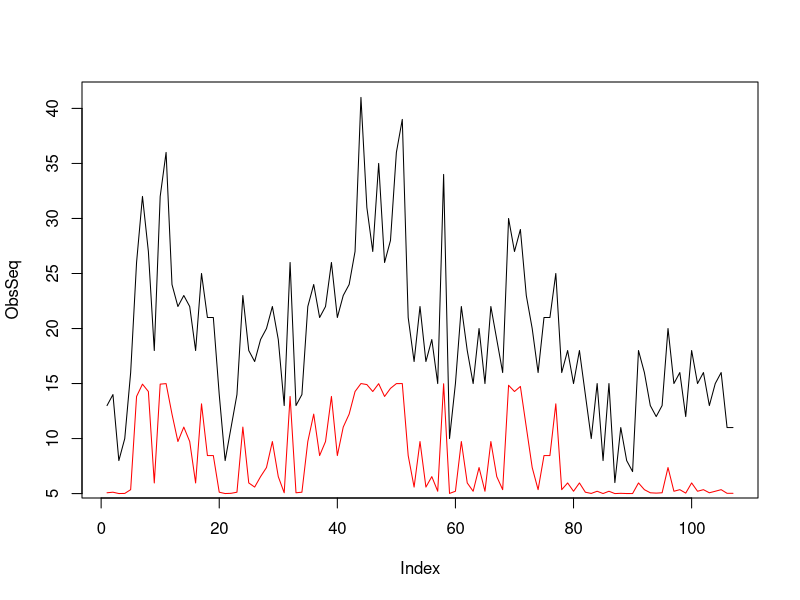
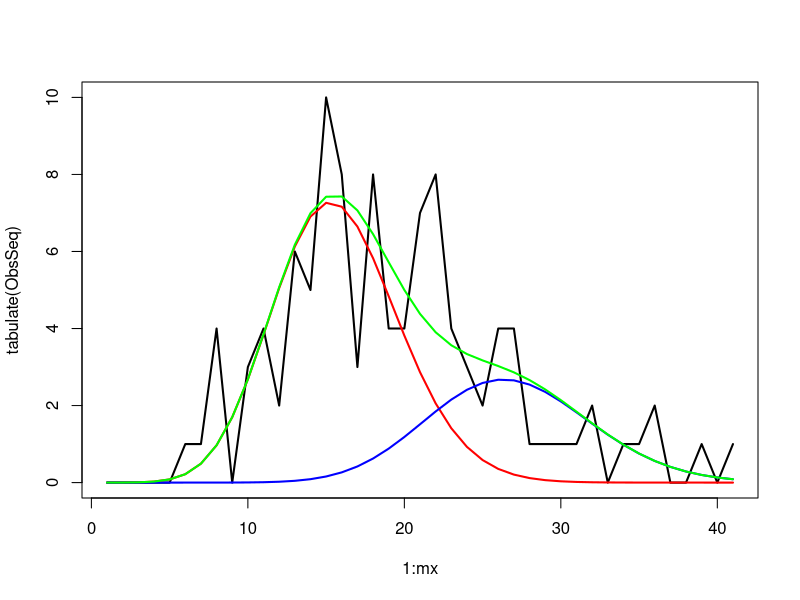
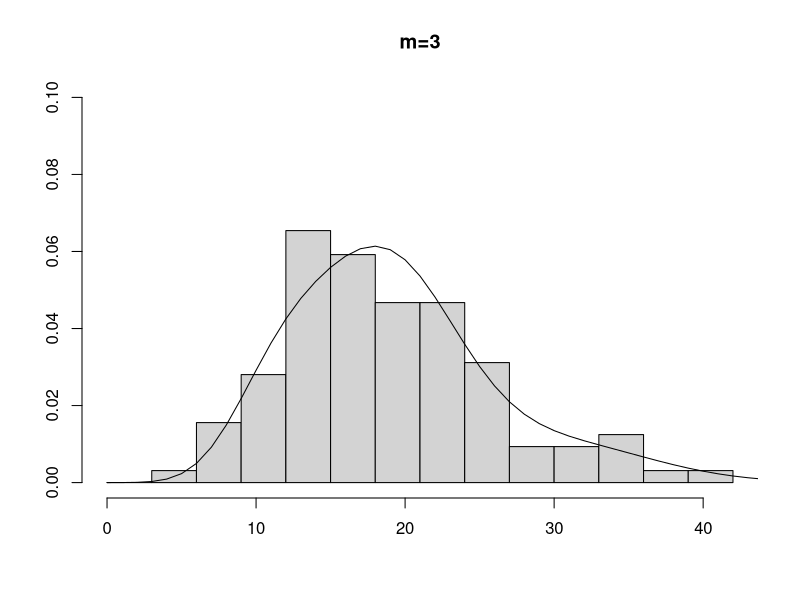
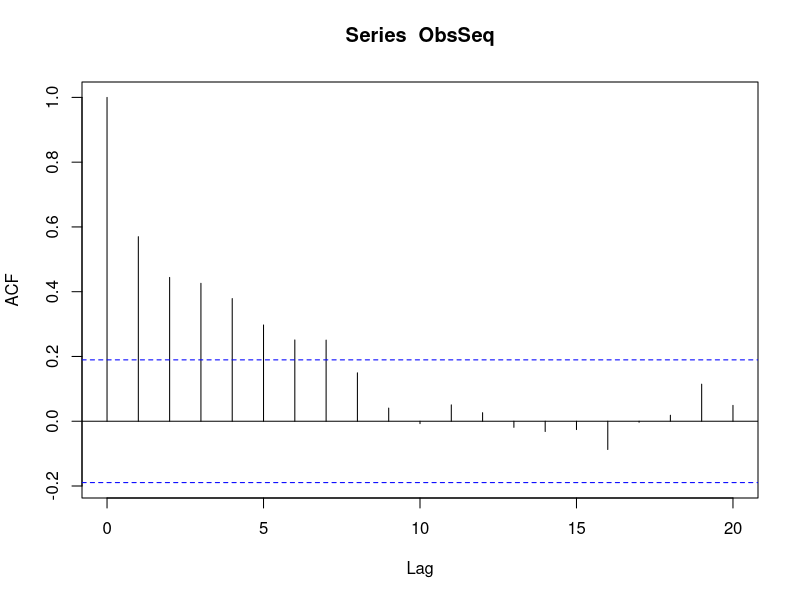
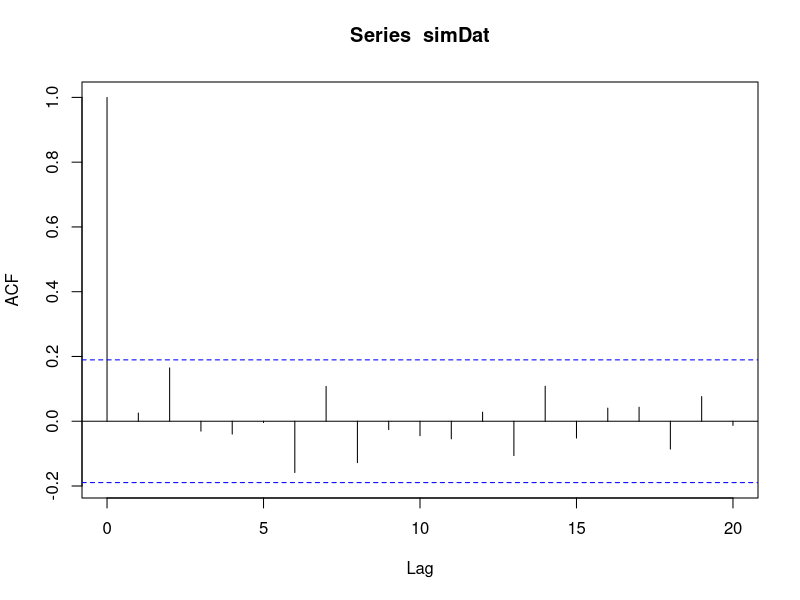

These figures' R source, in order:
## ---- chunk 1
knitr::opts_chunk$set(echo = TRUE)
## ---- chunk 2
##-----------------------------------------------------
## Earth quakes data
##-----------------------------------------------------
## Number of major world-wide earth quakes between 1900 and 2006 
ObsSeq <- c(13,14,8,10,16,26,32,27,18,32,36,24,22,23,22,18,25,21,
            21,14,8,11,14,23,18,17,19,20,22,19,13,26,13,14,22,24,
            21,22,26,21,23,24,27,41,31,27,35,26,28,36,39,21,17,22,
            17,19,15,34,10,15,22,18,15,20,15,22,19,16,30,27,29,23,
            20,16,21,21,25,16,18,15,18,14,10,15,8,15,6,11,8,7,18,
            16,13,12,13,20,15,16,12,18,15,16,13,15,16,11,11)
##-------------------------------------------------------
## EM algorithm for two component Poisson mixture model
##------------------------------------------------------
## Starting values
alphaEst <- 0.6
lamEst <- 2
etaEst <- 4
logLk <- sum(log(alphaEst*dpois(ObsSeq,lamEst)+
                     (1-alphaEst)*dpois(ObsSeq,etaEst)))
## Number of iterations
nIter <- 10
eps <- 10^-9 #Stopping criteria
## Run EM algorithm
iter <- 1
while(T){
  xPrb <- alphaEst*dpois(ObsSeq,lamEst)/
    (alphaEst*dpois(ObsSeq,lamEst)+
    (1-alphaEst)*dpois(ObsSeq,etaEst))
  alphaEst <- sum(xPrb)/length(ObsSeq)
  lamEst <- sum(xPrb*ObsSeq)/sum(xPrb)
  etaEst <- sum((1-xPrb)*ObsSeq)/sum(1-xPrb)
  if(abs(logLk - sum(log(alphaEst*dpois(ObsSeq,lamEst)+
                     (1-alphaEst)*dpois(ObsSeq,etaEst)))) < eps) #Stop if updates are "short"
  {
    break
  }
  
  logLk <- sum(log(alphaEst*dpois(ObsSeq,lamEst)+
                     (1-alphaEst)*dpois(ObsSeq,etaEst))) #Otherwise update value of logLk
  cat("Iteration:",iter,
      "alpha:",alphaEst,"lam:",lamEst,"eta:",etaEst,
      "logLk",logLk,"\n")
  iter <- iter + 1
  
  }
##------------------------------------------------------
plot(ObsSeq,type="l")
points(1:length(xPrb),5+10*(1-xPrb),col="red",type="l")
##------------------------------------------------------
mx <- max(ObsSeq)
plot(1:mx,tabulate(ObsSeq),type="l",lwd=2)
points(1:mx,length(ObsSeq)*alphaEst*dpois(1:mx,lam=lamEst),
       col="red",type="l",lwd=2)
points(1:mx,length(ObsSeq)*(1-alphaEst)*dpois(1:mx,lam=etaEst),col="blue",
       type="l",lwd=2)
points(1:mx,
       length(ObsSeq)*(alphaEst*dpois(1:mx,lam=lamEst)+
                      (1-alphaEst)*dpois(1:mx,lam=etaEst)),
       col="green",type="l",lwd=2)

## ---- chunk 3
lambda <- mean(ObsSeq)
negLogLk <- -log(prod(dpois(ObsSeq, lambda)))

c(lambda, negLogLk)
## ---- chunk 4
log_like <- function(deltas, lambdas, data = ObsSeq)
{
  m <- length(deltas)
  n <- length(data)
  temp <- numeric(n)
  for(i in 1:m)
  {
    temp <- temp + deltas[i] * dpois(data, lambdas[i]) #This loop calculates for each observation how much each component adds to the log likelihood
  }
  return(sum(log(temp)))
}
## ---- chunk 5
update_delta <- function(deltas, lambdas, data = ObsSeq)
{
  n <- length(data)
  m <- length(deltas)
  prob_mat <- outer(ObsSeq, lambdas, dpois) #Calculates P(Y_i = y_i | X_i = j) for all j = 1,...,m
  X_probs <- c()
  for(i in 1:m)
  {
    X_probs <- cbind(X_probs, prob_mat[,i]*deltas[i])
  }
  return(colSums(X_probs / rowSums(X_probs)) / n)
}

update_lambda <- function(deltas, lambdas, data = ObsSeq)
{
  n <- length(data)
  m <- length(deltas)
  prob_mat <- outer(ObsSeq, lambdas, dpois)
  X_probs <- c()
  for(j in 1:m)
  {
    X_probs <- cbind(X_probs, prob_mat[,j]*deltas[j])
  }
  Enjs <- colSums(X_probs / rowSums(X_probs))
  Esjs <- colSums(ObsSeq * X_probs / rowSums(X_probs))
  return(Esjs/Enjs)
}
## ---- chunk 6
EM_run <- function(deltas, lambdas, eps, data = ObsSeq)
{
  iter <- 1
  log_likes <- c(log_like(deltas, lambdas, data))
  while(T)
  {
    deltas_now <- deltas 
    lambdas_now <- lambdas #if we don't do this we update lambdas using updated deltas
    iter <- iter + 1
    deltas <- update_delta(deltas_now, lambdas_now, data)
    lambdas <- update_lambda(deltas_now, lambdas_now, data)
    logLk <- log_like(deltas, lambdas, data)
    log_likes <- c(log_likes, logLk)
    #cat("iteration:", iter - 1, "deltas:", deltas, "lambdas:", lambdas,
        #"loglK:", loglK)
    if(abs((log_likes[iter]-log_likes[(iter - 1)])/log_likes[(iter - 1)]) < eps)
    {
      break
    }
  }
  m <- length(deltas)
  logLK <- rep(-logLk, m)
  p <- m + m-1 #number of parameters, notice that we only have m-1 free parameters from delta since delta_j = sum_{i =/= j} delta_i
  AIC <- rep(2*(-logLk + p),m)
  BIC <- rep(-2*logLk + log(length(ObsSeq)) * p,m)
  EX <- rep(sum(deltas*lambdas),m)
  var_val_temp <- 0
  for(i in 1:m)
  {
    for(j in 1:m)
    {
      if(i < j)
      {
        var_val_temp <- var_val_temp + deltas[i]*deltas[j]*(lambdas[i]-lambdas[j])^2 #From exercise 1.1 b
      }
    }
  }
  VarX <- EX + var_val_temp
  
  return(round(cbind(deltas, lambdas, logLK, AIC, BIC, EX, VarX),3))
}
## ---- chunk 7
#repeat case 0: m = 2
deltas <- c(0.6, 0.4)
lambdas <- c(2, 4)
eps <- 10^-15
EM_run(deltas, lambdas, eps)
## ---- chunk 8
#case 1: m = 3
deltas <- c(1/6, 1/3, 1/2)
lambdas <- c(10, 20, 30)
eps <- 10^-15
EM_run(deltas, lambdas, eps)
## ---- chunk 9
hist(ObsSeq, freq = F, breaks = (0:14)*3, ylim = c(0, 0.1), ylab = "", xlab = "",
     main = "m=3")
lines(0:50, sapply(0:50, function(x){0.278*dpois(x, 12.736) + 
    0.593*dpois(x, 19.786)+0.130*dpois(x, 31.630)}))
## ---- chunk 10
var(ObsSeq) #close to the variance we find for m = 3
## ---- chunk 11
acf(ObsSeq)
## ---- chunk 12
deltas <- c(0.278, 0.593, 0.130)
lambdas <- c(12.736, 19.786, 31.630)
n <- length(ObsSeq)
simDat <- numeric(n)
for(i in 1:n)
{
  Z <- sample(1:3, 1, prob = deltas)
  simDat[i] <- rpois(1, lambdas[Z])
}

acf(simDat)
